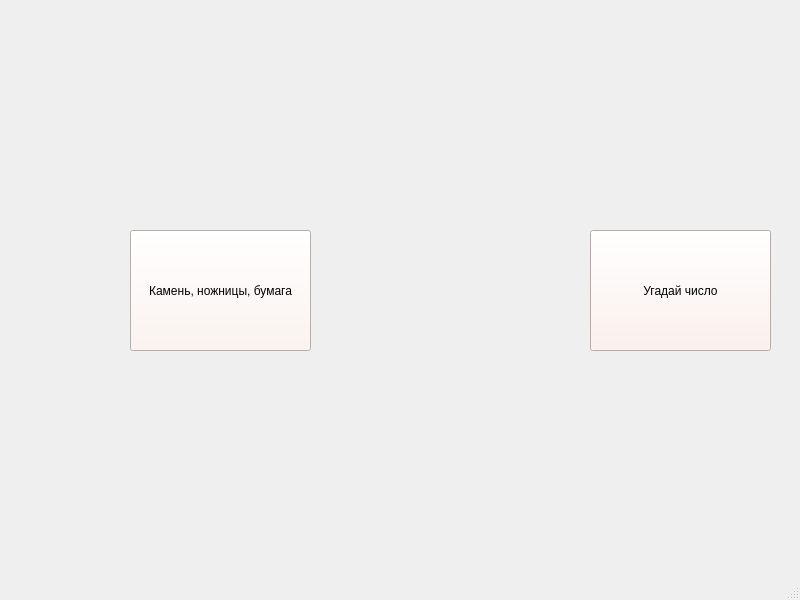
<?xml version="1.0" encoding="UTF-8"?>
<ui version="4.0">
 <class>MainWindow</class>
 <widget class="QMainWindow" name="MainWindow">
  <property name="geometry">
   <rect>
    <x>0</x>
    <y>0</y>
    <width>800</width>
    <height>600</height>
   </rect>
  </property>
  <property name="cursor">
   <cursorShape>PointingHandCursor</cursorShape>
  </property>
  <property name="windowTitle">
   <string>MainWindow</string>
  </property>
  <widget class="QWidget" name="centralwidget">
   <widget class="QPushButton" name="menuButton">
    <property name="geometry">
     <rect>
      <x>130</x>
      <y>230</y>
      <width>181</width>
      <height>121</height>
     </rect>
    </property>
    <property name="styleSheet">
     <string notr="true">background-color: rgb(255, 243, 237);</string>
    </property>
    <property name="text">
     <string>Камень, ножницы, бумага</string>
    </property>
   </widget>
   <widget class="QPushButton" name="guessButton">
    <property name="geometry">
     <rect>
      <x>590</x>
      <y>230</y>
      <width>181</width>
      <height>121</height>
     </rect>
    </property>
    <property name="cursor">
     <cursorShape>PointingHandCursor</cursorShape>
    </property>
    <property name="styleSheet">
     <string notr="true">background-color: rgb(255, 239, 233);</string>
    </property>
    <property name="text">
     <string>Угадай число</string>
    </property>
   </widget>
  </widget>
  <widget class="QMenuBar" name="menubar">
   <property name="geometry">
    <rect>
     <x>0</x>
     <y>0</y>
     <width>800</width>
     <height>26</height>
    </rect>
   </property>
  </widget>
  <widget class="QStatusBar" name="statusbar"/>
 </widget>
 <resources/>
 <connections/>
</ui>
